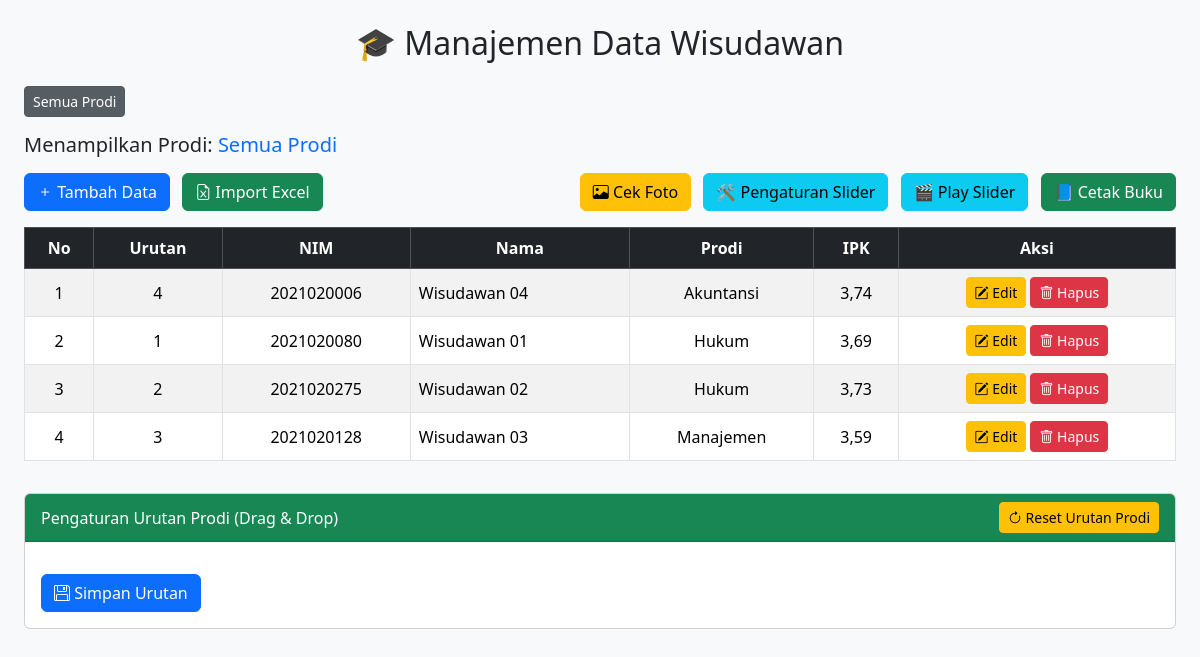
Page /admin.php on the earlier database version.
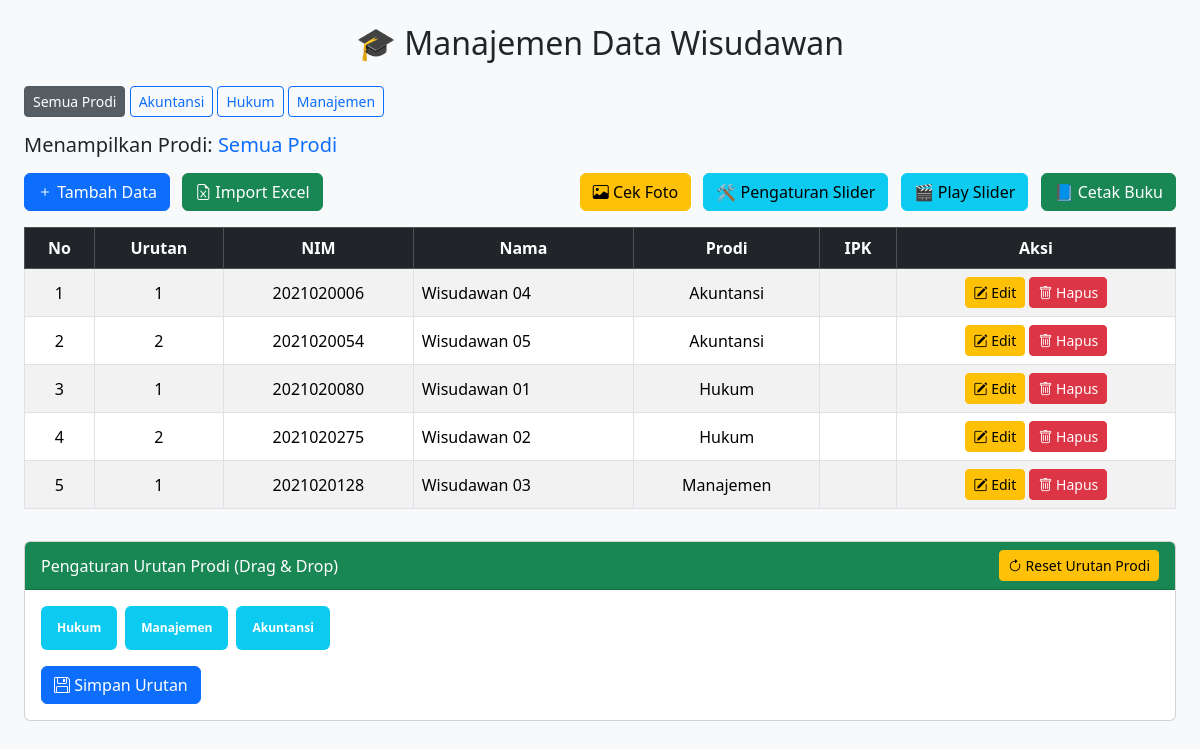
Same page on the later database version.
### tables this page shows
CREATE TABLE `tbl_wisudawan`  (
  `id` int NOT NULL AUTO_INCREMENT,
  `urutan` int NULL DEFAULT NULL,
  `nirm` varchar(255) NULL DEFAULT NULL,
  `nama` varchar(255) NULL DEFAULT NULL,
  `ortu_laki` varchar(255) NULL DEFAULT NULL,
  `ortu_perempuan` varchar(255) NULL DEFAULT NULL,
  `tmp_tgl_lahir` text NULL,
  `asal_sekolah` varchar(255) NULL DEFAULT NULL,
  `alamat` text NULL,
  `ipk` varchar(255) NULL DEFAULT NULL,
  `judul` text NULL,
  `keterangan` text NULL,
  `prodi` varchar(255) NULL DEFAULT NULL,
  `gelombang` varchar(1) NULL DEFAULT NULL,
  PRIMARY KEY (`id`) USING BTREE,
  INDEX `idx_gelombang_prodi`(`gelombang` ASC, `prodi` ASC) USING BTREE
);

CREATE TABLE `tbl_prodi_urutan`  (
  `id` int NOT NULL AUTO_INCREMENT,
  `nama_prodi` varchar(100) NOT NULL,
  `urutan` int NOT NULL,
  PRIMARY KEY (`id`) USING BTREE
);

### admin.php (the view, shortened to what this page needs)
<?php
require_once __DIR__ . "/connection.php";
$prodiResult = mysqli_query($koneksi, "SELECT DISTINCT prodi FROM tbl_wisudawan ORDER BY prodi ASC");
$checkUrutan = mysqli_query($koneksi, "SELECT COUNT(*) as total FROM tbl_prodi_urutan");
$rowCheck = mysqli_fetch_assoc($checkUrutan);
if ($rowCheck['total'] == 0) {
    $urut = 1;
    while($p = mysqli_fetch_assoc($prodiResult)) {
        $prodiName = $p['prodi'];
        mysqli_query($koneksi, "INSERT INTO tbl_prodi_urutan (nama_prodi, urutan)
                                VALUES ('".mysqli_real_escape_string($koneksi,$prodiName)."', $urut)");
        $urut++;
    }
}
$selectedProdi = isset($_GET['prodi']) ? $_GET['prodi'] : '';
$limit = 30;
$page = isset($_GET['page']) ? (int)$_GET['page'] : 1;
$offset = ($page - 1) * $limit;
$where = $selectedProdi ? "WHERE prodi='$selectedProdi'" : "";
$result = mysqli_query($koneksi, "SELECT * FROM tbl_wisudawan $where ORDER BY prodi ASC, urutan ASC, nama ASC LIMIT $offset, $limit");
?>
<!DOCTYPE html>
<html lang="id">
<head>
    <link href="https://cdn.jsdelivr.net/npm/bootstrap@5.3.3/dist/css/bootstrap.min.css" rel="stylesheet">
    <link rel="stylesheet" href="https://cdn.jsdelivr.net/npm/bootstrap-icons@1.11.1/font/bootstrap-icons.css">
</head>
<body class="bg-light">
<div class="container-fluid px-4 mt-4">
    <h2 class="mb-4 text-center">🎓 Manajemen Data Wisudawan</h2>
    <div class="mb-3">
        <a href="admin.php" class="btn btn-secondary btn-sm <?= $selectedProdi=='' ? 'active' : '' ?>">Semua Prodi</a>
        <?php while($p = mysqli_fetch_assoc($prodiResult)): ?>
            <a href="?prodi=<?= urlencode($p['prodi']) ?>"
               class="btn btn-outline-primary btn-sm <?= $selectedProdi==$p['prodi'] ? 'active' : '' ?>">
               <?= htmlspecialchars($p['prodi']) ?>
            </a>
        <?php endwhile; ?>
    </div>
    <?php
    $prodiLabel = ($selectedProdi && trim($selectedProdi) !== '') ? htmlspecialchars($selectedProdi) : 'Semua Prodi';
    $link_slider = "index.php" .(($selectedProdi && trim($selectedProdi) !== '') ? "?prodi=" . htmlspecialchars($selectedProdi) : '');
    $link_buku = "buku-js.html" .(($selectedProdi && trim($selectedProdi) !== '') ? "?prodi=" . htmlspecialchars($selectedProdi) : '');
    ?>
    <h5 class="mb-3">Menampilkan Prodi: <span class="text-primary"><?= $prodiLabel ?></span></h5>
    <div class="d-flex justify-content-between align-items-center mb-3">
        <div>
            <button class="btn btn-primary me-2" data-bs-toggle="modal" data-bs-target="#formModal" onclick="clearForm()"><i class="bi bi-plus"></i> Tambah Data</button>
            <button class="btn btn-success" data-bs-toggle="modal" data-bs-target="#modalImport">
                <i class="bi bi-file-earmark-excel"></i> Import Excel
            </button>
        </div>
        <div>
            <button class="btn btn-warning me-2" data-bs-toggle="modal" data-bs-target="#modalFotoCheck"><i class="bi bi-image"></i> Cek Foto</button>
            <a href="logo.php" class="btn btn-info me-2">🛠️ Pengaturan Slider</a>
            <a href="<?= $link_slider ?>" class="btn btn-info me-2" target="_blank">🎬 Play Slider</a>
            <a href="<?= $link_buku ?>" class="btn btn-success" target="_blank">📘 Cetak Buku</a>
        </div>
    </div>
    <div class="table-responsive">
        <table class="table table-bordered table-striped align-middle">
            <thead class="table-dark text-center">
                <tr>
                    <th>No</th>
                    <th>Urutan</th>
                    <th>NIM</th>
                    <th>Nama</th>
                    <th>Prodi</th>
                    <th>IPK</th>
                    <th>Aksi</th>
                </tr>
            </thead>
            <tbody>
            <?php
            $no = $offset + 1;
            if (mysqli_num_rows($result) == 0): ?>
                <tr><td colspan="8" class="text-center text-muted">Tidak ada data</td></tr>
            <?php else:
                while ($row = mysqli_fetch_assoc($result)): ?>
                <tr>
                    <td class=" text-center"><?= $no++ ?></td>
                    <td class=" text-center"><?= htmlspecialchars($row['urutan'] ?? '') ?></td>
                    <td class=" text-center"><?= htmlspecialchars($row['nirm'] ?? '') ?></td>
                    <td><?= htmlspecialchars($row['nama'] ?? '') ?></td>
                    <td class=" text-center"><?= htmlspecialchars($row['prodi'] ?? '') ?></td>
                    <td class=" text-center"><?= htmlspecialchars($row['ipk'] ?? '') ?></td>
                    <td class="text-center">
                        <button class="btn btn-sm btn-warning"
                            data-bs-toggle="modal"
                            data-bs-target="#formModal"
                            onclick='editData(<?= json_encode($row) ?>)'><i class="bi bi-pencil-square"></i> Edit</button>
                        <a href="?delete=<?= $row['id'] ?>&prodi=<?= urlencode($selectedProdi) ?>" class="btn btn-sm btn-danger" onclick="return confirm('Hapus data ini?')"><i class="bi bi-trash"></i> Hapus</a>
                    </td>
                </tr>
            <?php endwhile; endif; ?>
            </tbody>
        </table>
    </div>
    <div class="card mb-5 mt-3">
        <div class="card-header bg-success text-white d-flex flex-row align-items-center justify-content-between">Pengaturan Urutan Prodi (Drag & Drop)
            <div class="d-inline ml-auto float-right">
                <form method="post" style="display:inline;">
                    <button type="submit" name="reset_prodi_urutan" class="btn btn-warning btn-sm">
                        <i class="bi bi-arrow-clockwise"></i> Reset Urutan Prodi
                    </button>
                </form>
            </div>
        </div>
        <div class="card-body">
            <div id="prodi-container" class="d-flex flex-wrap gap-2">
              <?php
              $q = mysqli_query($koneksi, "SELECT * FROM tbl_prodi_urutan ORDER BY urutan ASC");
              while ($r = mysqli_fetch_assoc($q)) {
                  echo "<div class='badge bg-info text-white p-3 rounded draggable-item' data-id='{$r['id']}' style='cursor:grab;'>{$r['nama_prodi']}</div>";
              }
              ?>
          </div>
          <button id="save-order" class="btn btn-primary mt-3"><i class="bi bi-floppy"></i> Simpan Urutan</button>
        </div>
    </div>
</div>
</body>
</html>

Differences in the rows shown:
changed tbl_wisudawan "Wisudawan 04": urutan "4" → "1"; ipk "3,74" → (not shown)
added tbl_wisudawan: urutan "2", nirm "2021020054", nama "Wisudawan 05", prodi "Akuntansi"
changed tbl_wisudawan "Wisudawan 01": ipk "3,69" → (not shown)
changed tbl_wisudawan "Wisudawan 02": ipk "3,73" → (not shown)
changed tbl_wisudawan "Wisudawan 03": urutan "3" → "1"; ipk "3,59" → (not shown)
added tbl_prodi_urutan: nama_prodi "Hukum"
added tbl_prodi_urutan: nama_prodi "Manajemen"
added tbl_prodi_urutan: nama_prodi "Akuntansi"
Other differences:
new list line: "Akuntansi"
new list line: "Hukum"
new list line: "Manajemen"
